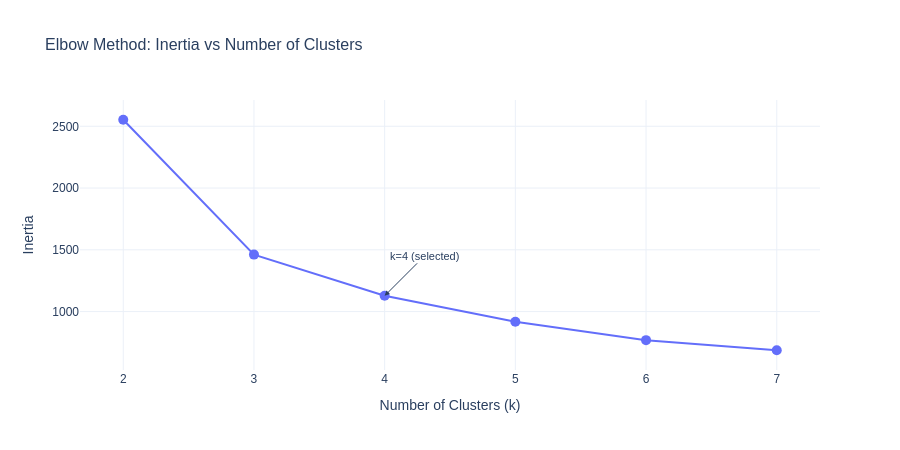

Source (notebook cell):
### Code cell
# Visualization 1/6: Elbow Plot
fig = go.Figure()

fig.add_trace(go.Scatter(
    x=list(k_range), y=inertias,
    mode='lines+markers',
    marker=dict(size=10, color=COLOR_PALETTE[0]),
    line=dict(width=2, color=COLOR_PALETTE[0]),
    name='Inertia'
))

# Annotate k=4
k4_idx = list(k_range).index(4)
fig.add_annotation(
    x=4, y=inertias[k4_idx],
    text='k=4 (selected)',
    showarrow=True, arrowhead=2,
    ax=40, ay=-40,
    font=dict(family=FONT_FAMILY, size=FONT_SIZE_TEXT)
)

fig.update_layout(
    title=dict(text='Elbow Method: Inertia vs Number of Clusters',
               font=dict(family=FONT_FAMILY, size=FONT_SIZE_TITLE)),
    xaxis_title='Number of Clusters (k)',
    yaxis_title='Inertia',
    font=dict(family=FONT_FAMILY, size=FONT_SIZE_AXIS),
    showlegend=False,
    height=450
)

fig.write_html(FIGURES_DIR / 'elbow_plot.html')
fig.show()
print(f'Saved: {FIGURES_DIR / "elbow_plot.html"}')

### Figure 1 — Plotly figure (JSON) as saved in the notebook; plotly's stock layout.template omitted (floating-point values rounded to 4 significant figures)
{"data": [{"line": {"color": "#636EFA", "width": 2}, "marker": {"color": "#636EFA", "size": 10}, "mode": "lines+markers", "name": "Inertia", "type": "scatter", "x": [2, 3, 4, 5, 6, 7], "y": [2553.0, 1461.0, 1127.0, 917.9, 768.7, 686.8]}], "layout": {"annotations": [{"arrowhead": 2, "ax": 40, "ay": -40, "font": {"family": "Arial", "size": 11}, "showarrow": true, "text": "k=4 (selected)", "x": 4, "y": 1127.0}], "font": {"family": "Arial", "size": 12}, "height": 450, "showlegend": false, "title": {"font": {"family": "Arial", "size": 16}, "text": "Elbow Method: Inertia vs Number of Clusters"}, "xaxis": {"title": {"text": "Number of Clusters (k)"}}, "yaxis": {"title": {"text": "Inertia"}}}}
